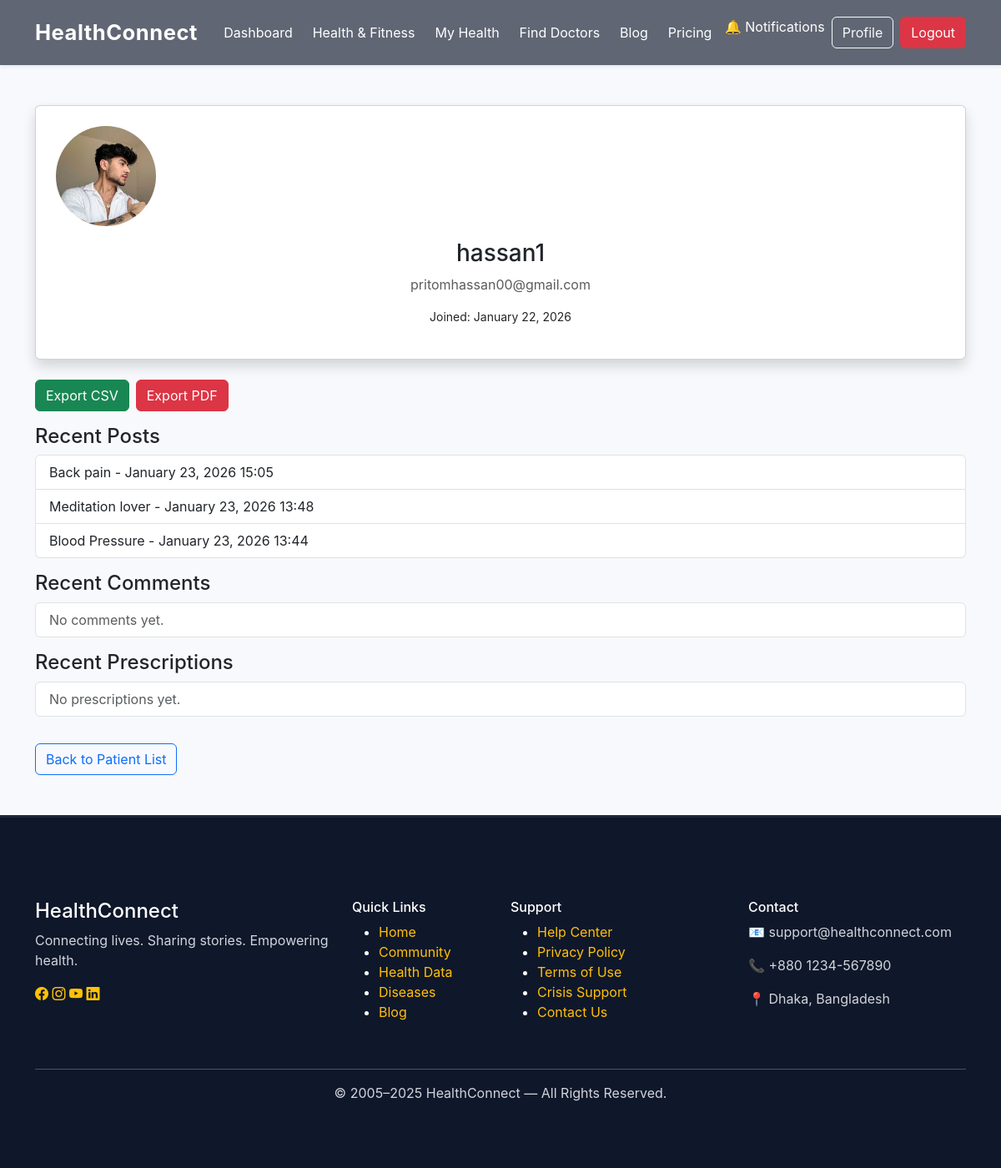
Screenshot of /accounts/patients/348/ (signed in) with the database file from the repository.
### accounts/models.py (models this page shows, shortened)
class CustomUser(AbstractUser):
    role = models.CharField(
        max_length=20,
        choices=ROLE_CHOICES,
        default="patient"
    )
    first_name = models.CharField(max_length=30, blank=False, null=False)
    last_name = models.CharField(max_length=30, blank=False, null=False)
    degrees = models.CharField(max_length=255, blank=True, null=True)  # e.g. MBBS, FCPS, MD
    position = models.CharField(max_length=100, blank=True, null=True)  # e.g. Professor & Head
    doctor_license = models.CharField(
        max_length=50,
        blank=True,
        null=True
    )
    specialization = models.ManyToManyField(
        "Specialization",
        blank=True,
        help_text="Only for doctors"
    )
    hospital_name = models.CharField(
        max_length=150,
        blank=True,
        null=True
    )
    email = models.EmailField(unique=True)
    about_me = models.TextField(blank=True, null=True)
    phone_number = models.CharField(max_length=20, blank=True, null=True)
    profile_pic = models.ImageField(
        upload_to="profiles/",
        blank=True,
        null=True,
        default="images/doctor.jpg"
    )
    token_id = models.CharField(
        max_length=12,   # Adjust for future growth
        unique=True,
        blank=True,
        editable=False
    )

### blog/models.py (models this page shows, shortened)
class BlogPost(models.Model):
    author = models.ForeignKey(
        settings.AUTH_USER_MODEL,
        on_delete=models.CASCADE,
        related_name="posts"
    )
    title = models.CharField(max_length=200)
    content = RichTextField(blank=True, null=True)
    description = models.TextField(blank=True, null=True)
    photo = models.ImageField(upload_to="blog_photos/", blank=True, null=True)
    category = models.ManyToManyField(Category)
    urgency_level = models.CharField(
        max_length=10,
        choices=URGENCY_CHOICES,
        default='medium'
    )
    created_at = models.DateTimeField(auto_now_add=True)

### accounts/views.py (the view)
# urls.py: path('patients/<int:patient_id>/', views.view_patient, name='view_patient'),
@login_required
def view_patient(request, patient_id):
    if request.user.role != 'doctor':
        return HttpResponseForbidden("Not authorized")
    patient = get_object_or_404(CustomUser, id=patient_id, role='patient')
    recent_posts = patient.posts.all().order_by('-created_at') if hasattr(patient, 'posts') else []
    recent_comments = patient.comments.all().order_by('-created_at') if hasattr(patient, 'comments') else []
    recent_prescriptions = patient.prescriptions.all().order_by('-created_at') if hasattr(patient, 'prescriptions') else []
    context = {
        'patient': patient,
        'recent_posts': recent_posts,
        'recent_comments': recent_comments,
        'recent_prescriptions': recent_prescriptions,
    }
    return render(request, 'accounts/view_patient.html', context)

### blog/context_processors.py (called while the page is built)
def unread_notifications(request):
    if request.user.is_authenticated:
        return {
            "unread_count": request.user.notifications.filter(is_read=False).count()
        }
    return {"unread_count": 0}

### accounts/templates/accounts/view_patient.html
{% extends "base.html" %}
{% load static %}
{% block content %}
<div class="container py-5">
    <div class="card shadow p-4 mb-4 text-center">
        <img src="{% if patient.profile_pic %}{{ patient.profile_pic.url }}{% else %}{% static 'images/avatar.png' %}{% endif %}"
             width="120" height="120" class="rounded-circle mb-3" style="object-fit: cover;">
        <h3>{{ patient.username }}</h3>
        <p class="text-muted">{{ patient.email }}</p>
        <p class="small">Joined: {{ patient.date_joined|date:"F j, Y" }}</p>
    </div>
    <div class="d-flex gap-2 mb-3">
        <a href="{% url 'export_patient_csv' patient.id %}" class="btn btn-success">Export CSV</a>
        <a href="{% url 'export_patient_pdf' patient.id %}" class="btn btn-danger">Export PDF</a>
    </div>
    <h4>Recent Posts</h4>
    <ul class="list-group mb-3">
        {% for post in recent_posts %}
        <li class="list-group-item">{{ post.title }} - {{ post.created_at|date:"F j, Y H:i" }}</li>
        {% empty %}
        <li class="list-group-item text-muted">No posts yet.</li>
        {% endfor %}
    </ul>
    <h4>Recent Comments</h4>
    <ul class="list-group mb-3">
        {% for comment in recent_comments %}
        <li class="list-group-item">{{ comment.comment_text }} - <small>{{ comment.created_at|date:"F j, Y H:i" }}</small></li>
        {% empty %}
        <li class="list-group-item text-muted">No comments yet.</li>
        {% endfor %}
    </ul>
    <h4>Recent Prescriptions</h4>
    <ul class="list-group mb-3">
        {% for pres in recent_prescriptions %}
        <li class="list-group-item">{{ pres.diagnosis }} - <small>{{ pres.created_at|date:"F j, Y H:i" }}</small></li>
        {% empty %}
        <li class="list-group-item text-muted">No prescriptions yet.</li>
        {% endfor %}
    </ul>
    <a href="{% url 'doctor_dashboard' %}" class="btn btn-outline-primary mt-3">Back to Patient List</a>
</div>
{% endblock %}

### static/css/style.css (style rules this page uses)
body { font-family: 'Inter', sans-serif; background: #f8f9fc; margin: 0; padding: 0; }
* { transition: 0.3s ease; }

### rows the page displays
CustomUser: profile_pic (picture), username "hassan1", email "pritomhassan00@gmail.com", date_joined "January 22, 2026"
BlogPost: title "Back pain", created_at "January 23, 2026 15:05"
BlogPost: title "Meditation lover", created_at "January 23, 2026 13:48"
BlogPost: title "Blood Pressure", created_at "January 23, 2026 13:44"
